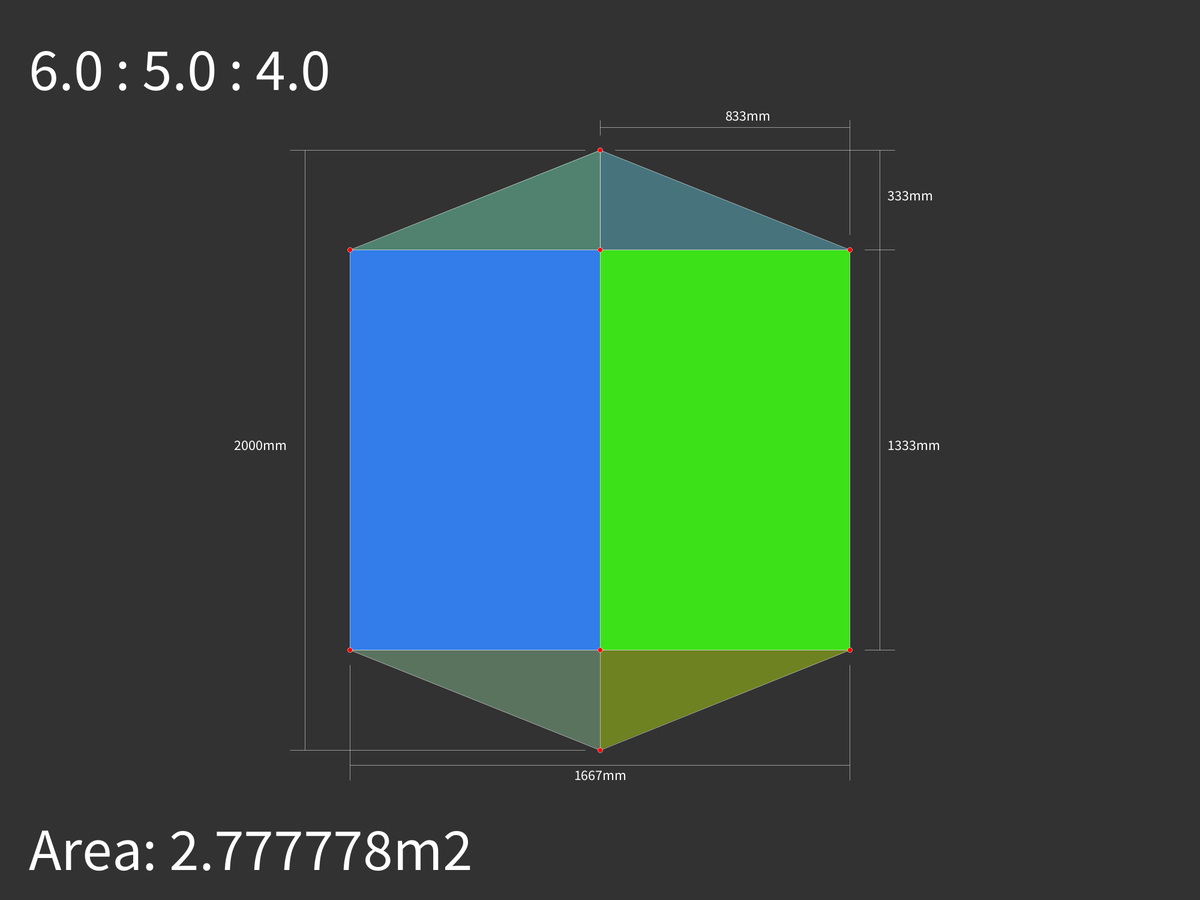
Frame 1 (no input)
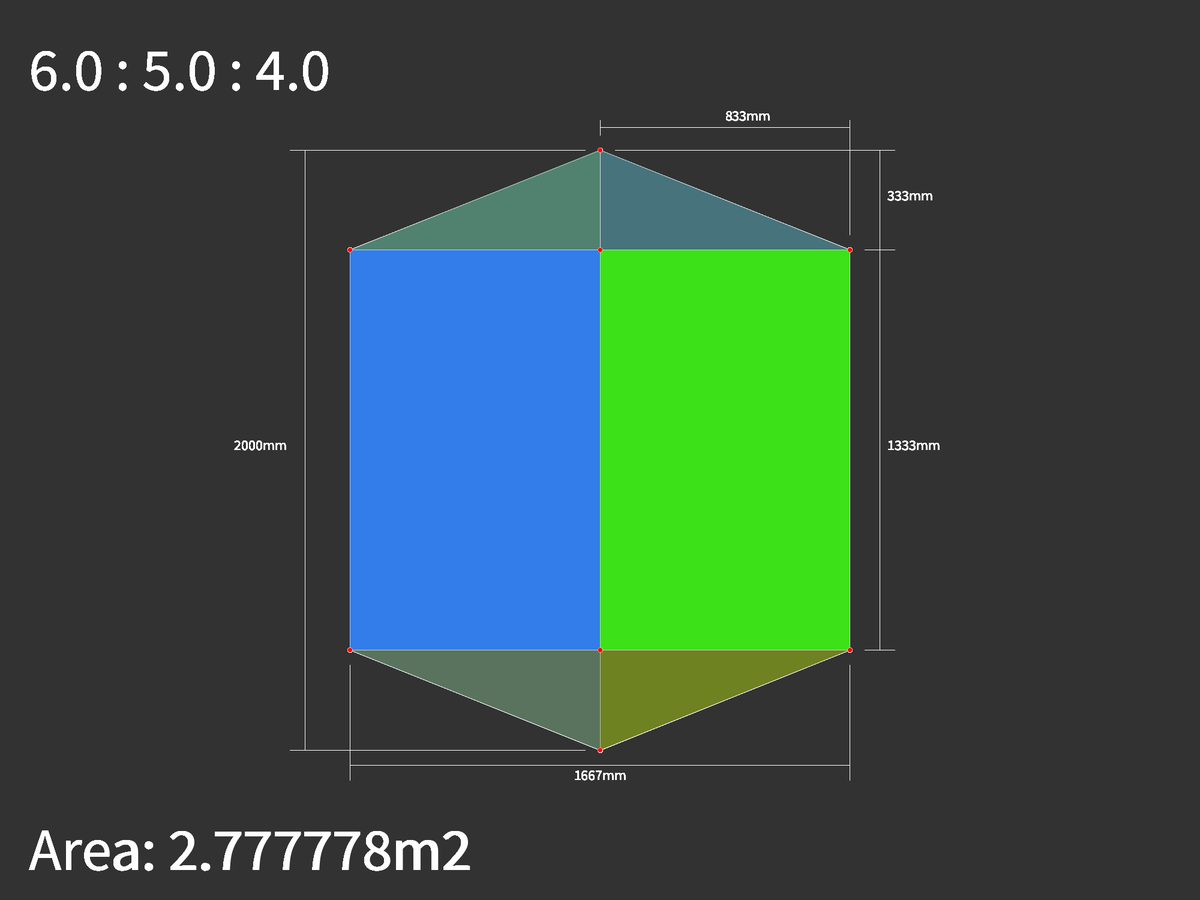
Frame 60 (the mouse pressed at the canvas centre just before this capture)
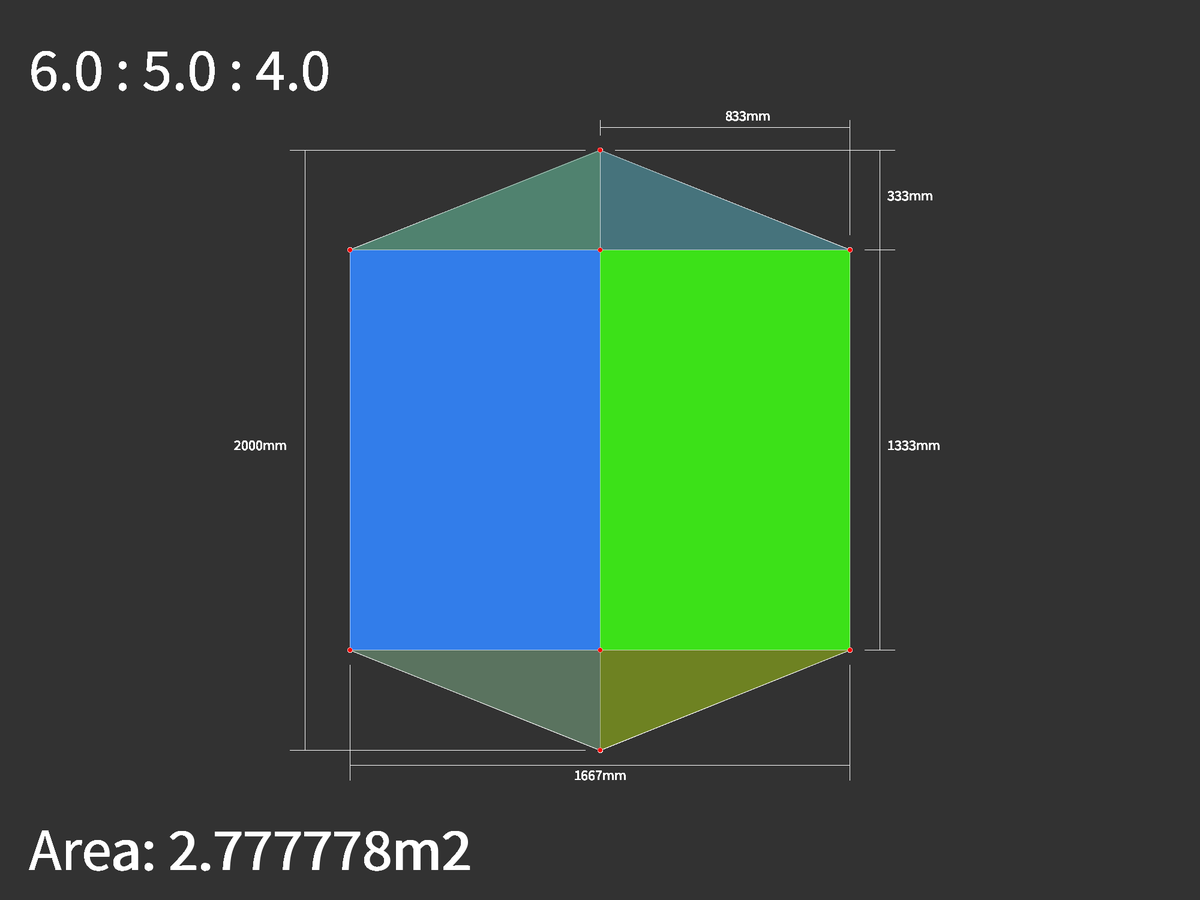
Frame 120 (the mouse held since frame 60 and released just before this capture)

The Processing sketch that drew these frames (run headless with seeded random() and noise(); from frame 60 on, the mouse is pressed at the canvas centre):

// Processing sketch: rokkaku_calculator
// ── rokkaku_calculator.pde
/**
 Rokkaku Calculator
 Rob Lloyd
 https://github.com/rwlloyd/
 --
 Generates the dimensions for a Rokkaku typel kite for a
 given main_spar length and a ratio of three numbers, r1, r2 and r3.
 
 Common ratios are 6:5:4 and 5:4:3
 **/

int main_spar = 2000;
float r1 = 6;
float r2 = 5;
float r3 = 4;

// ------
float[] ratio; // for calculating base dimensions
PVector[] rok; // for rokkaku corners and spar crossing points
float unit;    // calculted unit distance for kite
float area;
float rectArea;
float trigArea;

void setup() {
  size(2000, 1500);
  background(50);
  ratio = new float[3];
  ratio[0] = r1;//5;
  ratio[1] = r2;//4;
  ratio[2] = r3;//3;
  unit = main_spar/ratio[0];

  /**
   going clockwise around the kite,
   from the top as the origin,
   then top to bottom for the remaining two points,
   calculate the x,y position,
   then save it to the array
   **/
  rok = new PVector[8];
  rok[0] = new PVector(0, 0);
  rok[1] = new PVector( (ratio[1]/2)*unit, ( (ratio[0]-ratio[2])/2)*unit );
  rok[2] = new PVector( (ratio[1]/2)*unit, main_spar-((ratio[0]-ratio[2])/2)*unit );
  rok[3] = new PVector(  0, main_spar);
  rok[4] = new PVector( -(ratio[1]/2)*unit, main_spar-((ratio[0]-ratio[2])/2)*unit );
  rok[5] = new PVector( -(ratio[1]/2)*unit, ((ratio[0]-ratio[2])/2)*unit );
  rok[6] = new PVector(  0, ((ratio[0]-ratio[2])/2)*unit);
  rok[7] = new PVector(  0, main_spar-((ratio[0]-ratio[2])/2)*unit);
};

void draw() {
  calculateArea();
  float scale_factor = height/(1.5*main_spar);
  println("Scale Factor: " + scale_factor);
  translate((width/2), ((height)/6));
  scale(scale_factor);
  drawSpars();
  drawSquares();
  drawTriangles();
  drawPockets();
  drawDimensions();
};

void drawSpars() {
  stroke(255);
  //Main Spar
  line(rok[0].x, rok[0].y, 0, main_spar);
  //Upper Spar
  line(rok[5].x, rok[5].y, rok[1].x, rok[1].y);
  //Lower Spar
  line(rok[4].x, rok[4].y, rok[2].x, rok[2].y);
}

void drawPockets() {
  fill(255, 0, 0);
  for (int i=0; i<rok.length; i++) {
    ellipse(rok[i].x, rok[i].y, 16, 16);
  }
}

void drawSquares() {
  fill(50, 125, 234);
  rect(rok[5].x, rok[5].y, (ratio[1]/2)*unit, ratio[2]*unit);
  fill(60, 225, 24);
  rect(rok[6].x, rok[6].y, (ratio[1]/2)*unit, ratio[2]*unit);
}

void drawTriangles() {
  //triangle(x1, y1, x2, y2, x3, y3)
  fill(70, 115, 124);
  triangle(rok[0].x, rok[0].y, rok[1].x, rok[1].y, rok[6].x, rok[6].y);
  fill(80, 130, 111);
  triangle(rok[0].x, rok[0].y, rok[5].x, rok[5].y, rok[6].x, rok[6].y);
  fill(90, 115, 95);
  triangle(rok[3].x, rok[3].y, rok[4].x, rok[4].y, rok[7].x, rok[7].y);
  fill(110, 130, 34);
  triangle(rok[3].x, rok[3].y, rok[2].x, rok[2].y, rok[7].x, rok[7].y);
}

void calculateArea() {
  float a = (rok[6].y - rok[0].y);
  float b = (rok[1].x - rok[6].x);
  float x = (rok[1].x);
  float y = (rok[7].y - rok[6].y);
  rectArea = x * y;
  trigArea = (a*b)/2;
  area = (2 * rectArea) + (4 * trigArea);
  textSize(100);
  textAlign(LEFT);
  fill(255);
  text("Area: "+area/1000000 + "m2", 48, height -50);  // Default depth, no z-value specified
  text(ratio[0] + " : " + ratio[1] + " : " + ratio[2], 48, 150 );
  println(a, b, x, y, rectArea, trigArea, unit/1000, area);
}

void drawDimensions() {

  //overall height
  line(rok[0].x-50, rok[0].y, rok[5].x-200, rok[0].y);
  line(rok[3].x-50, rok[3].y, rok[5].x-200, rok[3].y);
  line(rok[5].x-150, rok[0].y, rok[5].x-150, rok[3].y);
  textAlign(CENTER);
  textSize(48);
  fill(255);
  text(round(rok[3].y-rok[0].y) + "mm", rok[5].x-300, (rok[3].y-rok[0].y)/2);
  //overall width
  line(rok[4].x, rok[4].y+50, rok[4].x, rok[3].y+100);
  line(rok[2].x, rok[2].y+50, rok[2].x, rok[3].y+100);
  line(rok[4].x, rok[3].y+50, rok[2].x, rok[3].y+50);
  textSize(48);
  fill(255);
  text(round(ratio[1]*unit) + "mm", 0, (rok[3].y+100));
  //triangle height
  line(rok[0].x+50, rok[0].y, rok[1].x+150, rok[0].y);
  line(rok[1].x+50, rok[1].y, rok[1].x+150, rok[1].y);
  textAlign(LEFT);
  text(round(rok[1].y) + "mm", rok[1].x+125, rok[1].y/2);
  //halfpanel height
  line(rok[2].x+50, rok[2].y, rok[2].x+150, rok[2].y);
  line(rok[1].x+100, rok[0].y, rok[1].x+100, rok[2].y);
  text(round(rok[2].y-rok[1].y) + "mm", rok[1].x+125, rok[3].y/2);
  //halfpanel width
  line(rok[0].x, rok[0].y-50, rok[0].x, rok[0].y-100);
  line(rok[1].x, rok[1].y-50, rok[1].x, rok[0].y-100);
  line(rok[0].x, rok[0].y-75, rok[1].x, rok[0].y-75);
  textSize(48);
  fill(255);
  text(round(ratio[1]/2*unit) + "mm", (ratio[1]*unit)/4, (rok[0].y-100));
}
